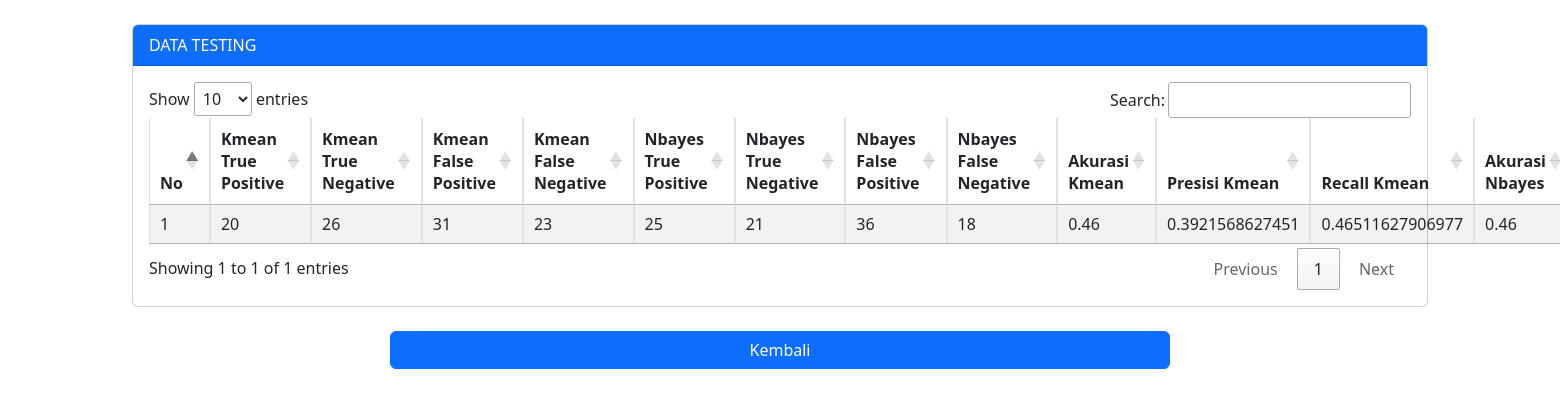
The app's page /Testing/Testing.php with its own data.
### tables this page shows
CREATE TABLE `testing` (
  `id` int(15) NOT NULL,
  `K_TP` varchar(10) NOT NULL,
  `K_TN` varchar(10) NOT NULL,
  `K_FP` varchar(10) NOT NULL,
  `K_FN` varchar(10) NOT NULL,
  `N_TP` varchar(10) NOT NULL,
  `N_TN` varchar(10) NOT NULL,
  `N_FP` varchar(10) NOT NULL,
  `N_FN` varchar(10) NOT NULL,
  `akurasi_kmean` varchar(20) NOT NULL,
  `presisi_kmean` varchar(20) NOT NULL,
  `recall_kmean` varchar(20) NOT NULL,
  `akurasi_nbayes` varchar(20) NOT NULL,
  `presisi_nbayes` varchar(20) NOT NULL,
  `recall_nbayes` varchar(20) NOT NULL
);

### Testing/Testing.php (the view, shortened to what this page needs)
<?php
$connect = mysqli_connect("localhost", "root", "", "statistika");
$KTP = 0;
$KTN = 0;
$KFP = 0;
$KFN = 0;
$NTP = 0;
$NTN = 0;
$NFP = 0;
$NFN = 0;
for ($j = 4500; $j <= 5900; $j++) {
    $result = mysqli_query($connect, "SELECT weekly_sales, kmean, nbayes FROM testing_data WHERE id = $j");
    if(mysqli_num_rows($result) == 0) {
        continue;
    }
    $row = mysqli_fetch_assoc($result);
    $weekly_sales = $row['weekly_sales'];
    $kmean = $row['kmean'];
    $nbayes = $row['nbayes'];
    if ($weekly_sales == 1 && $kmean == 1) {
        $KTP++;
    } else if ($weekly_sales == 0 && $kmean == 0) {
        $KTN++;
    } else if ($weekly_sales == 1 && $kmean == 0) {
        $KFN++;
    } else if ($weekly_sales == 0 && $kmean == 1) {
        $KFP++;
    }
    if ($weekly_sales == 1 && $nbayes == 1) {
        $NTP++;
    } else if ($weekly_sales == 0 && $nbayes == 0) {
        $NTN++;
    } else if ($weekly_sales == 1 && $nbayes == 0) {
        $NFN++;
    } else if ($weekly_sales == 0 && $nbayes == 1) {
        $NFP++;
    }
}
$total_kmean = $KTP + $KTN + $KFP + $KFN;
if ($total_kmean > 0) {
    $presisi_kmean = $KTP / ($KTP + $KFP);
    $recall_kmean = $KTP / ($KTP + $KFN);
    $Pkmean = ($KTP + $KTN) / ($KTP + $KTN + $KFP + $KFN);
    mysqli_query($connect, "UPDATE testing SET K_TP = $KTP, K_TN = $KTN, K_FP = $KFP, K_FN = $KFN, akurasi_kmean = $Pkmean, presisi_kmean = $presisi_kmean, recall_kmean = $recall_kmean WHERE id = 1");
} else {
    echo "alert('Tidak ada akurasi kmean');";
}
$total_nbayes = $NTP + $NTN + $NFP + $NFN;
if ($total_nbayes > 0) {
    $presisi_nbayes = $NTP / ($NTP + $NFP);
    $recall_nbayes = $NTP / ($NTP + $NFN);
    $Pnbayes = ($NTP + $NTN) / ($NTP + $NTN + $NFP + $NFN);
    mysqli_query($connect, "UPDATE testing SET N_TP = $NTP, N_TN = $NTN, N_FP = $NFP, N_FN = $NFN, akurasi_nbayes = $Pnbayes, presisi_nbayes = $presisi_nbayes, recall_nbayes = $recall_nbayes WHERE id = 1");
} else {
    echo "alert('Tidak ada akurasi nbayes');";
}
?>
<!DOCTYPE html>
<html lang="en">
<head>
    <link rel="stylesheet" href="https://cdn.datatables.net/1.11.4/css/jquery.dataTables.min.css">
    <link rel="stylesheet" href="../Asset/css1/bootstrap.css">
</head>
<body>
<div class="container pt-4">
    <div class="card">
        <div class="card-header text-bg-primary text-white">DATA TESTING</div>
        <div class="m-3">
            <table id="example" class="table table-bordered table-striped">
                <thead>
                    <tr>
                        <th>No</th>
                        <th>Kmean True Positive</th>
                        <th>Kmean True Negative</th>
                        <th>Kmean False Positive</th>
                        <th>Kmean False Negative</th>
                        <th>Nbayes True Positive</th>
                        <th>Nbayes True Negative</th>
                        <th>Nbayes False Positive</th>
                        <th>Nbayes False Negative</th>
                        <th>Akurasi Kmean</th>
                        <th>Presisi Kmean</th>
                        <th>Recall Kmean</th>
                        <th>Akurasi Nbayes</th>
                    </tr>
                </thead>
                <tbody>
                    <?php
                    $no = 1;
                    $data = mysqli_query($connect, "SELECT * FROM testing");
                    while($row = mysqli_fetch_assoc($data)):
                    ?>
                    <tr>
                        <td><?= $no++ ?></td>
                        <td><?= $row['K_TP'] ?></td>
                        <td><?= $row['K_TN'] ?></td>
                        <td><?= $row['K_FP'] ?></td>
                        <td><?= $row['K_FN'] ?></td>
                        <td><?= $row['N_TP'] ?></td>
                        <td><?= $row['N_TN'] ?></td>
                        <td><?= $row['N_FP'] ?></td>
                        <td><?= $row['N_FN'] ?></td>
                        <td><?= $row['akurasi_kmean'] ?></td>
                        <td><?= $row['presisi_kmean'] ?></td>
                        <td><?= $row['recall_kmean'] ?></td>
                        <td><?= $row['akurasi_nbayes'] ?></td>
                    </tr>
                    <?php endwhile; ?>
                </tbody>
            </table>
        </div>
    </div>
</div>
<br>
<div class="d-grid gap-2 col-6 mx-auto">
    <a href="../Main/TombolTesting.php" class="btn btn-primary" role="button">Kembali</a>
</div>
</body>
</html>

### records on screen
testing: K_TP "20", K_TN "26", K_FP "31", K_FN "23", N_TP "25", N_TN "21", N_FP "36", N_FN "18", akurasi_kmean "0.46", presisi_kmean "0.3921568627451", recall_kmean "0.46511627906977", akurasi_nbayes "0.46"
